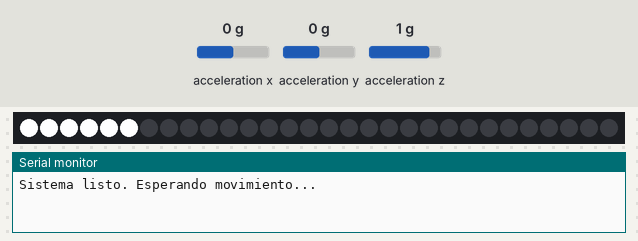
The sketch below on a simulated Arduino Uno, built with avr-gcc and run on an emulated ATmega328P. On the bench: 30 RGB LEDs in strip order, left to right, the last lines printed to the serial monitor. The inputs (shaded band) are chosen by the test bench; at power-on: acceleration x 0 g, acceleration y 0 g, acceleration z 1 g. The audio player accepts every command and is not drawn.

Above: at 0.78 s.
At 3.5 s:
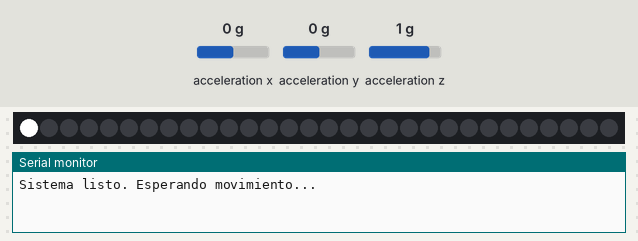
4.8 s: acceleration x set to -1.4 g
At 5.8 s:
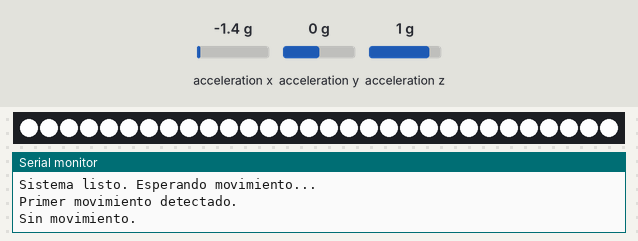
Timing chart, 0 to 7.8 s (numbered marks = the images above; inputs shaded):
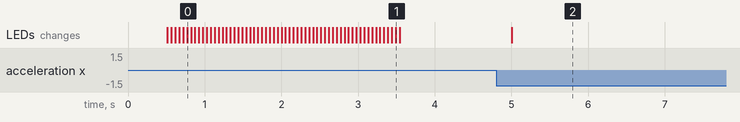

The sketch:

Sable_de_luz.ino
```cpp
#include <Wire.h>
#include <Adafruit_Sensor.h>
#include <Adafruit_ADXL345_U.h>
#include <SoftwareSerial.h>
#include <DFRobotDFPlayerMini.h>
#include <Adafruit_NeoPixel.h>  // Biblioteca para NeoPixel

// Configuración para la tira de NeoPixel
#define PIN 12        // Pin donde está conectada la tira de LEDs
#define NUMPIXELS 30 // Número de LEDs en la tira
Adafruit_NeoPixel strip = Adafruit_NeoPixel(NUMPIXELS, PIN, NEO_GRB + NEO_KHZ800);

// Inicializa el acelerómetro
Adafruit_ADXL345_Unified accel = Adafruit_ADXL345_Unified(12345);

// Inicializa el DFPlayer Mini
SoftwareSerial mySerial(10, 11); // RX, TX
DFRobotDFPlayerMini myDFPlayer;

float lastX, lastY, lastZ; // Últimos valores de las lecturas del acelerómetro
#define THRESHOLD 1.50  // Umbral para detectar movimiento
#define DEBOUNCE_DELAY 2000 // Retardo de 2 segundos para evitar múltiples detecciones

int currentSound = 1;  // Contador para cambiar el sonido
bool firstMovement = false;  // Bandera para evitar reproducción en el inicio
bool isMoving = false;  // Bandera para determinar si hay movimiento
unsigned long lastMoveTime = 0; // Tiempo del último movimiento

void setup() {
  Serial.begin(9600);
  mySerial.begin(9600);

  // Inicializa el DFPlayer Mini
  if (!myDFPlayer.begin(mySerial)) {
    Serial.println("Error al iniciar el DFPlayer Mini.");
    while (true);
  }

  myDFPlayer.volume(20); // Ajusta el volumen (0-30)

  // Inicializa el acelerómetro
  if (!accel.begin()) {
    Serial.println("Error al inicializar el ADXL345.");
    while (true);
  }

  // Establece el rango del acelerómetro a 2G
  accel.setRange(ADXL345_RANGE_2_G);

  // Inicializa las primeras lecturas del acelerómetro para evitar falsos movimientos al iniciar
  sensors_event_t event;
  accel.getEvent(&event);
  lastX = event.acceleration.x;
  lastY = event.acceleration.y;
  lastZ = event.acceleration.z;

  // Inicializa la tira de NeoPixel
  strip.begin();
  strip.show();  // Asegura que todos los LEDs estén apagados al inicio
  Serial.println("Sistema listo. Esperando movimiento...");

  // Enciende la tira de NeoPixel con efecto sable de luz blanco
  lightsaberEffect();
}

void loop() {
  sensors_event_t event;
  accel.getEvent(&event);

  // Lectura actual del acelerómetro
  float currentX = event.acceleration.x;
  float currentY = event.acceleration.y;
  float currentZ = event.acceleration.z;

  // Detecta si hay un cambio significativo (movimiento)
  if (abs(currentX - lastX) > THRESHOLD || abs(currentY - lastY) > THRESHOLD || abs(currentZ - lastZ) > THRESHOLD) {
    unsigned long currentTime = millis();

    // Aplica debounce para evitar múltiples detecciones del mismo movimiento
    if (currentTime - lastMoveTime > DEBOUNCE_DELAY) {
      if (!firstMovement) {
        firstMovement = true;  // Marca que ya ha habido un movimiento
        Serial.println("Primer movimiento detectado.");
      } else {
        // Si ya ha habido movimiento, reproduce el sonido correspondiente
        Serial.print("Movimiento detectado. Reproduciendo sonido ");
        Serial.println(currentSound);

        // Reproduce el sonido basado en el contador
        myDFPlayer.play(currentSound);

        // Cambia la secuencia de luces dependiendo del sonido
        switch (currentSound) {
          case 1:
            sequence1();  // Ejecuta la secuencia de colores para el sonido 1
            delay(3000);  // Duración del sonido 1: 3 segundos
            break;
          case 2:
            sequence2();  // Ejecuta la secuencia de colores para el sonido 2
            delay(9000);  // Duración del sonido 2: 9 segundos
            break;
          case 3:
            sequence3();  // Ejecuta la secuencia de colores para el sonido 3
            delay(3000);  // Duración del sonido 3: 3 segundos
            break;
        }

        // Cambia el sonido para la próxima detección de movimiento
        currentSound++;
        if (currentSound > 3) {
          currentSound = 1;  // Regresa al primer sonido después de reproducir el tercero
        }
      }

      isMoving = true;  // Marca que se detectó movimiento
      lastMoveTime = currentTime;  // Actualiza el tiempo del último movimiento
    }
  } else {
    if (isMoving) {
      // Solo imprime "Sin movimiento" una vez después de que ha habido movimiento
      Serial.println("Sin movimiento.");
      strip.fill(strip.Color(255, 255, 255));  // Enciende la tira de color blanco
      strip.show();
      isMoving = false;  // Resetea la bandera cuando no hay movimiento
    }
  }

  // Actualiza los valores anteriores con las lecturas actuales
  lastX = currentX;
  lastY = currentY;
  lastZ = currentZ;

  // Pequeño retardo para evitar saturar el puerto serie
  delay(200);
}

// Efecto tipo sable de luz
void lightsaberEffect() {
  // Encender cada LED uno por uno
  for (int i = 0; i < NUMPIXELS; i++) {
    strip.setPixelColor(i, strip.Color(255, 255, 255));  // Blanco
    strip.show();
    delay(50);  // Ajusta el retardo para controlar la velocidad del encendido
  }

  // Apagar cada LED uno por uno
  for (int i = NUMPIXELS - 1; i >= 0; i--) {
    strip.setPixelColor(i, strip.Color(0, 0, 0));  // Apagar
    strip.show();
    delay(50);  // Ajusta el retardo para controlar la velocidad del apagado
  }
}

// Secuencia de colores para el sonido 1
void sequence1() {
  for (int i = 0; i < NUMPIXELS; i++) {
    strip.setPixelColor(i, strip.Color(255, 0, 0));  // Rojo
    strip.show();
    delay(50);
  }
  strip.clear();
}

// Secuencia de colores para el sonido 2
void sequence2() {
  for (int i = 0; i < NUMPIXELS; i++) {
    strip.setPixelColor(i, strip.Color(0, 255, 0));  // Verde
    strip.show();
    delay(50);
  }
  strip.clear();
}

// Secuencia de colores para el sonido 3
void sequence3() {
  for (int i = 0; i < NUMPIXELS; i++) {
    strip.setPixelColor(i, strip.Color(0, 255, 255));  // Azul
    strip.show();
    delay(50);
  }
  strip.clear();
}
```

Measured:
- after the input at 4.8 s, the LEDs: change after 0.21 s (image 2)
